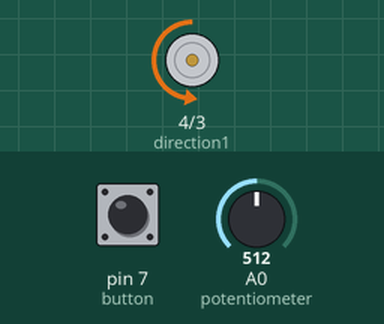
Simulated run of this sketch. Board: Arduino Uno, built with avr-gcc and run on an emulated ATmega328P. Parts: motor-driver pin pairs drawn as motors (green arrow = first pin HIGH = forward, orange = second pin HIGH = backward, longer = more drive, scaled by the enable pin). The inputs (shaded band) are chosen by the test bench; at power-on: A0 (potentiometer) = 512, pin 7 (button) HIGH.

Above: at 1.2 s.
1.3 s: A0 (potentiometer) set to 716
At 1.8 s:
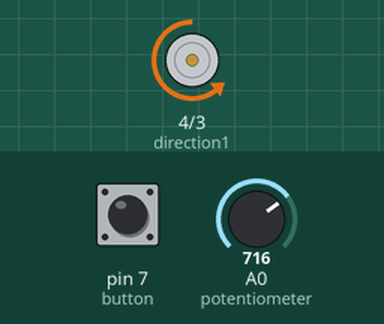
2.8 s: pin 7 (button) pulled LOW for 0.15 s
At 2.87 s:
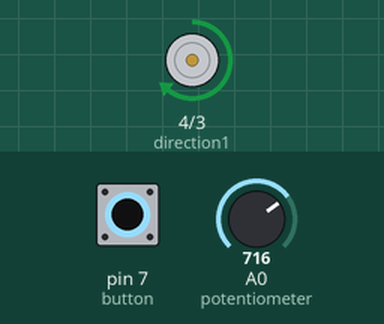
4.4 s: A0 (potentiometer) set to 900
At 5.4 s:
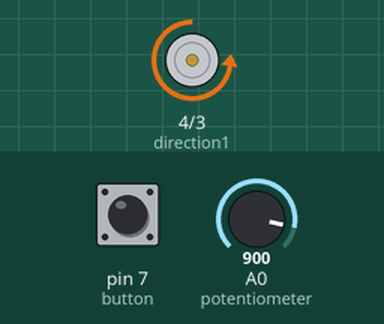
5.9 s: pin 7 (button) pulled LOW for 1 s
At 6.5 s:
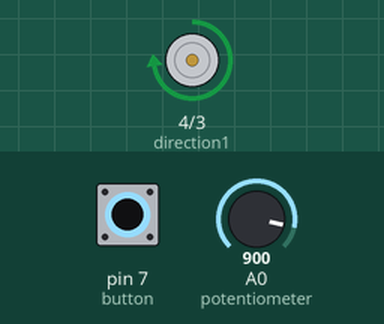
8.4 s: A0 (potentiometer) set to 122
At 9.6 s:
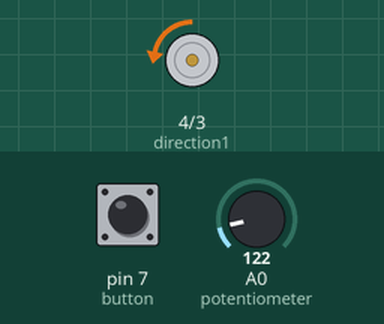
9.9 s: pin 7 (button) pulled LOW for 0.15 s
At 9.97 s:
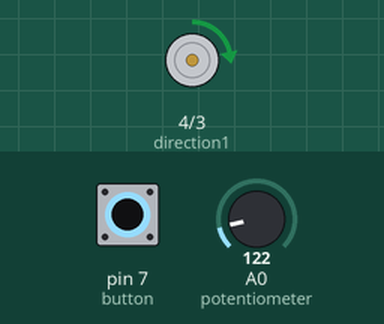
Timing chart, 0 to 12.5 s (numbered marks = the images above; inputs shaded):
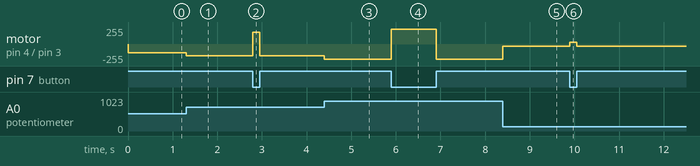

Measured:
- after the input at 1.3 s, motor on pin 4 (direction1) / pin 3 (direction2): backward 128/255 → backward 179/255 at once
- after the input at 2.8 s, motor on pin 4 (direction1) / pin 3 (direction2): backward 179/255 → forward 179/255 at once, → backward 179/255 0.15 s later
- after the input at 4.4 s, motor on pin 4 (direction1) / pin 3 (direction2): backward 179/255 → backward 225/255 at once
- after the input at 5.9 s, motor on pin 4 (direction1) / pin 3 (direction2): backward 225/255 → forward 225/255 at once, → backward 225/255 1.0 s later
- after the input at 8.4 s, motor on pin 4 (direction1) / pin 3 (direction2): backward 225/255 → backward 30/255 at once
- after the input at 9.9 s, motor on pin 4 (direction1) / pin 3 (direction2): backward 30/255 → forward 30/255 at once, → backward 30/255 0.15 s later

The sketch:

motorControl_L293D.ino
```cpp
/*
 * connect dc motor to #3 and #6 on chip
 * connect #4 to ground and ground to arduino
 * connect +5v to #8 on chip
 */
int speedPin = 5;//enable pin  #1 on l293d chip
int direction1 = 4;// #2 on chip
int direction2 = 3; // #7 on chip
int motorSpeed = 100;
int button = 7;
int potentiometer = A0;

void setup() {
  pinMode(speedPin, OUTPUT);
  pinMode(direction1,OUTPUT);
  pinMode(direction2,OUTPUT);
  pinMode(speedPin, OUTPUT);
  pinMode(button, INPUT_PULLUP);


}

void loop() {

   int speed = analogRead(potentiometer) / 4;
  boolean reverse = digitalRead(button);
  setMotor(speed, reverse);

  //digitalWrite(direction1,HIGH);
  //digitalWrite(direction2,LOW);
 // analogWrite(speedPin,motorSpeed);

}

void setMotor(int speed, boolean reverse)
{
  analogWrite(speedPin, speed);
  digitalWrite(direction1, ! reverse);
  digitalWrite(direction2, reverse);
}
```
